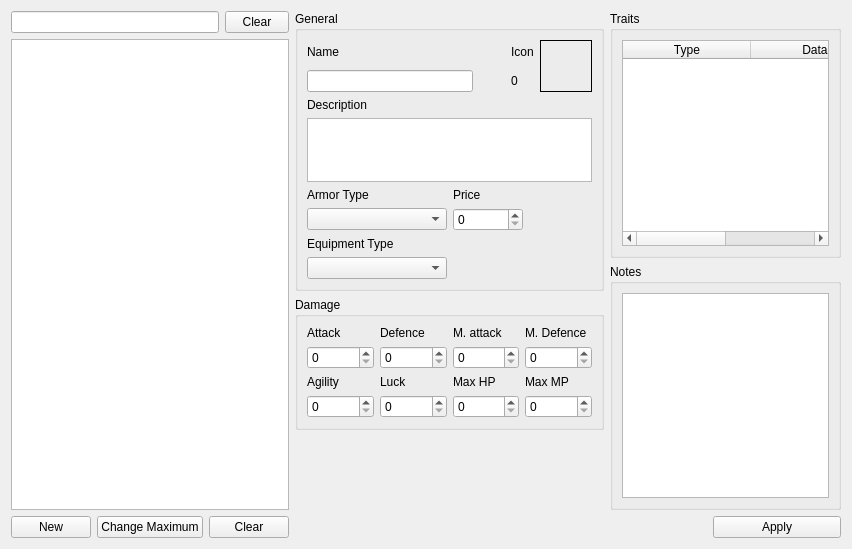
<?xml version="1.0" encoding="UTF-8"?>
<ui version="4.0">
 <class>ArmorsTab</class>
 <widget class="QWidget" name="ArmorsTab">
  <property name="geometry">
   <rect>
    <x>0</x>
    <y>0</y>
    <width>852</width>
    <height>549</height>
   </rect>
  </property>
  <property name="windowTitle">
   <string>Form</string>
  </property>
  <layout class="QHBoxLayout" name="horizontalLayout">
   <item>
    <layout class="QHBoxLayout" name="horizontalLayout_8" stretch="15,20,15">
     <item>
      <layout class="QVBoxLayout" name="armorTableLayout">
       <item>
        <layout class="QHBoxLayout" name="horizontalLayout_3">
         <item>
          <widget class="QLineEdit" name="armorNameFilter">
           <property name="sizePolicy">
            <sizepolicy hsizetype="Expanding" vsizetype="Fixed">
             <horstretch>0</horstretch>
             <verstretch>0</verstretch>
            </sizepolicy>
           </property>
          </widget>
         </item>
         <item>
          <widget class="QPushButton" name="armorClearFilterButton">
           <property name="maximumSize">
            <size>
             <width>64</width>
             <height>16777215</height>
            </size>
           </property>
           <property name="text">
            <string>Clear</string>
           </property>
          </widget>
         </item>
        </layout>
       </item>
       <item>
        <widget class="BaseTable" name="armorTable">
         <property name="sizePolicy">
          <sizepolicy hsizetype="Expanding" vsizetype="Expanding">
           <horstretch>0</horstretch>
           <verstretch>0</verstretch>
          </sizepolicy>
         </property>
         <property name="editTriggers">
          <set>QAbstractItemView::EditTrigger::NoEditTriggers</set>
         </property>
         <property name="alternatingRowColors">
          <bool>true</bool>
         </property>
         <property name="selectionMode">
          <enum>QAbstractItemView::SelectionMode::SingleSelection</enum>
         </property>
         <property name="selectionBehavior">
          <enum>QAbstractItemView::SelectionBehavior::SelectRows</enum>
         </property>
         <property name="sortingEnabled">
          <bool>true</bool>
         </property>
         <property name="wordWrap">
          <bool>false</bool>
         </property>
         <attribute name="horizontalHeaderHighlightSections">
          <bool>false</bool>
         </attribute>
         <attribute name="horizontalHeaderStretchLastSection">
          <bool>true</bool>
         </attribute>
         <attribute name="verticalHeaderVisible">
          <bool>false</bool>
         </attribute>
        </widget>
       </item>
       <item>
        <layout class="QHBoxLayout" name="horizontalLayout_4" stretch="1,2,1">
         <item>
          <widget class="QPushButton" name="armorNewButton">
           <property name="text">
            <string>New</string>
           </property>
          </widget>
         </item>
         <item>
          <widget class="QPushButton" name="armorChangeMaximumButton">
           <property name="text">
            <string>Change Maximum</string>
           </property>
          </widget>
         </item>
         <item>
          <widget class="QPushButton" name="armorClearButton">
           <property name="text">
            <string>Clear</string>
           </property>
          </widget>
         </item>
        </layout>
       </item>
      </layout>
     </item>
     <item>
      <layout class="QVBoxLayout" name="verticalLayout_7">
       <item>
        <widget class="QGroupBox" name="generalBox">
         <property name="title">
          <string>General</string>
         </property>
         <layout class="QVBoxLayout" name="verticalLayout_24">
          <item>
           <layout class="QHBoxLayout" name="horizontalLayout_15">
            <item>
             <layout class="QVBoxLayout" name="verticalLayout_25">
              <property name="rightMargin">
               <number>32</number>
              </property>
              <item>
               <widget class="QLabel" name="label_12">
                <property name="sizePolicy">
                 <sizepolicy hsizetype="Preferred" vsizetype="Preferred">
                  <horstretch>0</horstretch>
                  <verstretch>0</verstretch>
                 </sizepolicy>
                </property>
                <property name="text">
                 <string>Name</string>
                </property>
               </widget>
              </item>
              <item>
               <widget class="QLineEdit" name="armorNameEdit"/>
              </item>
             </layout>
            </item>
            <item>
             <layout class="QVBoxLayout" name="verticalLayout_26">
              <item>
               <widget class="QLabel" name="label_13">
                <property name="text">
                 <string>Icon</string>
                </property>
               </widget>
              </item>
              <item>
               <widget class="QLabel" name="armorIconIndexLabel">
                <property name="text">
                 <string>0</string>
                </property>
               </widget>
              </item>
             </layout>
            </item>
            <item>
             <widget class="QFrame" name="armorIconFrame">
              <property name="styleSheet">
               <string notr="true">QFrame#armorIconFrame { border: 1px solid black; }</string>
              </property>
              <property name="frameShape">
               <enum>QFrame::Shape::StyledPanel</enum>
              </property>
              <property name="frameShadow">
               <enum>QFrame::Shadow::Raised</enum>
              </property>
              <layout class="QHBoxLayout" name="horizontalLayout_16">
               <item>
                <widget class="QLabel" name="armorIconLabel">
                 <property name="minimumSize">
                  <size>
                   <width>32</width>
                   <height>32</height>
                  </size>
                 </property>
                 <property name="text">
                  <string/>
                 </property>
                 <property name="margin">
                  <number>0</number>
                 </property>
                </widget>
               </item>
              </layout>
             </widget>
            </item>
           </layout>
          </item>
          <item>
           <widget class="QLabel" name="label_14">
            <property name="text">
             <string>Description</string>
            </property>
           </widget>
          </item>
          <item>
           <widget class="QPlainTextEdit" name="armorDescEdit">
            <property name="sizePolicy">
             <sizepolicy hsizetype="Expanding" vsizetype="Preferred">
              <horstretch>0</horstretch>
              <verstretch>0</verstretch>
             </sizepolicy>
            </property>
            <property name="maximumSize">
             <size>
              <width>16777215</width>
              <height>64</height>
             </size>
            </property>
            <property name="verticalScrollBarPolicy">
             <enum>Qt::ScrollBarPolicy::ScrollBarAlwaysOff</enum>
            </property>
            <property name="horizontalScrollBarPolicy">
             <enum>Qt::ScrollBarPolicy::ScrollBarAlwaysOff</enum>
            </property>
            <property name="lineWrapMode">
             <enum>QPlainTextEdit::LineWrapMode::NoWrap</enum>
            </property>
           </widget>
          </item>
          <item>
           <layout class="QGridLayout" name="gridLayout_2" columnstretch="1,1">
            <item row="1" column="0">
             <widget class="QComboBox" name="armorTypeComboBox">
              <property name="currentIndex">
               <number>-1</number>
              </property>
             </widget>
            </item>
            <item row="3" column="0">
             <widget class="QComboBox" name="armorEquipmentTypeComboBox"/>
            </item>
            <item row="2" column="0">
             <widget class="QLabel" name="label_3">
              <property name="text">
               <string>Equipment Type</string>
              </property>
             </widget>
            </item>
            <item row="0" column="0">
             <widget class="QLabel" name="label_2">
              <property name="text">
               <string>Armor Type</string>
              </property>
             </widget>
            </item>
            <item row="0" column="1">
             <widget class="QLabel" name="label">
              <property name="text">
               <string>Price</string>
              </property>
             </widget>
            </item>
            <item row="1" column="1">
             <layout class="QHBoxLayout" name="horizontalLayout_2" stretch="1,1">
              <item>
               <widget class="QSpinBox" name="armorPriceSpinBox"/>
              </item>
              <item>
               <spacer name="horizontalSpacer">
                <property name="orientation">
                 <enum>Qt::Orientation::Horizontal</enum>
                </property>
                <property name="sizeHint" stdset="0">
                 <size>
                  <width>40</width>
                  <height>20</height>
                 </size>
                </property>
               </spacer>
              </item>
             </layout>
            </item>
           </layout>
          </item>
         </layout>
        </widget>
       </item>
       <item>
        <widget class="QGroupBox" name="damageBox">
         <property name="title">
          <string>Damage</string>
         </property>
         <layout class="QVBoxLayout" name="verticalLayout">
          <item>
           <layout class="QGridLayout" name="gridLayout">
            <item row="0" column="0">
             <widget class="QLabel" name="label_4">
              <property name="text">
               <string>Attack</string>
              </property>
             </widget>
            </item>
            <item row="0" column="2">
             <widget class="QLabel" name="label_7">
              <property name="text">
               <string>M. attack</string>
              </property>
             </widget>
            </item>
            <item row="3" column="0">
             <widget class="QSpinBox" name="armorDamageAgilitySpinBox"/>
            </item>
            <item row="0" column="1">
             <widget class="QLabel" name="label_6">
              <property name="text">
               <string>Defence</string>
              </property>
             </widget>
            </item>
            <item row="2" column="0">
             <widget class="QLabel" name="label_5">
              <property name="text">
               <string>Agility</string>
              </property>
             </widget>
            </item>
            <item row="1" column="0">
             <widget class="QSpinBox" name="armorDamageAttackSpinBox"/>
            </item>
            <item row="0" column="3">
             <widget class="QLabel" name="label_8">
              <property name="text">
               <string>M. Defence</string>
              </property>
             </widget>
            </item>
            <item row="1" column="1">
             <widget class="QSpinBox" name="armorDamageDefenseSpinBox"/>
            </item>
            <item row="1" column="2">
             <widget class="QSpinBox" name="armorDamageMAttackSpinBox"/>
            </item>
            <item row="1" column="3">
             <widget class="QSpinBox" name="armorDamageMDefenseSpinBox"/>
            </item>
            <item row="3" column="1">
             <widget class="QSpinBox" name="armorDamageLuckSpinBox"/>
            </item>
            <item row="3" column="2">
             <widget class="QSpinBox" name="armorDamageMaxHPSpinBox"/>
            </item>
            <item row="3" column="3">
             <widget class="QSpinBox" name="armorDamageMaxMPSpinBox"/>
            </item>
            <item row="2" column="1">
             <widget class="QLabel" name="label_9">
              <property name="text">
               <string>Luck</string>
              </property>
             </widget>
            </item>
            <item row="2" column="2">
             <widget class="QLabel" name="label_10">
              <property name="text">
               <string>Max HP</string>
              </property>
             </widget>
            </item>
            <item row="2" column="3">
             <widget class="QLabel" name="label_11">
              <property name="text">
               <string>Max MP</string>
              </property>
             </widget>
            </item>
           </layout>
          </item>
         </layout>
        </widget>
       </item>
       <item>
        <spacer name="verticalSpacer_2">
         <property name="orientation">
          <enum>Qt::Orientation::Vertical</enum>
         </property>
         <property name="sizeHint" stdset="0">
          <size>
           <width>20</width>
           <height>40</height>
          </size>
         </property>
        </spacer>
       </item>
      </layout>
     </item>
     <item>
      <layout class="QVBoxLayout" name="verticalLayout_27">
       <item>
        <widget class="QGroupBox" name="effectsBox">
         <property name="title">
          <string>Traits</string>
         </property>
         <layout class="QVBoxLayout" name="verticalLayout_28">
          <item>
           <widget class="QTableWidget" name="armorEffectsList">
            <property name="editTriggers">
             <set>QAbstractItemView::EditTrigger::NoEditTriggers</set>
            </property>
            <property name="selectionMode">
             <enum>QAbstractItemView::SelectionMode::SingleSelection</enum>
            </property>
            <property name="selectionBehavior">
             <enum>QAbstractItemView::SelectionBehavior::SelectRows</enum>
            </property>
            <attribute name="horizontalHeaderDefaultSectionSize">
             <number>128</number>
            </attribute>
            <attribute name="horizontalHeaderHighlightSections">
             <bool>false</bool>
            </attribute>
            <attribute name="horizontalHeaderStretchLastSection">
             <bool>true</bool>
            </attribute>
            <attribute name="verticalHeaderVisible">
             <bool>false</bool>
            </attribute>
            <column>
             <property name="text">
              <string>Type</string>
             </property>
            </column>
            <column>
             <property name="text">
              <string>Data</string>
             </property>
            </column>
           </widget>
          </item>
         </layout>
        </widget>
       </item>
       <item>
        <widget class="QGroupBox" name="notesBox">
         <property name="title">
          <string>Notes</string>
         </property>
         <layout class="QVBoxLayout" name="verticalLayout_29">
          <item>
           <widget class="QPlainTextEdit" name="armorNotes"/>
          </item>
         </layout>
        </widget>
       </item>
       <item>
        <layout class="QHBoxLayout" name="horizontalLayout_5">
         <item>
          <spacer name="horizontalSpacer_2">
           <property name="orientation">
            <enum>Qt::Orientation::Horizontal</enum>
           </property>
           <property name="sizeHint" stdset="0">
            <size>
             <width>40</width>
             <height>20</height>
            </size>
           </property>
          </spacer>
         </item>
         <item>
          <widget class="QPushButton" name="armorApplyButton">
           <property name="minimumSize">
            <size>
             <width>128</width>
             <height>0</height>
            </size>
           </property>
           <property name="text">
            <string>Apply</string>
           </property>
          </widget>
         </item>
        </layout>
       </item>
      </layout>
     </item>
    </layout>
   </item>
  </layout>
 </widget>
 <customwidgets>
  <customwidget>
   <class>BaseTable</class>
   <extends>QTableView</extends>
   <header>base_table.hpp</header>
  </customwidget>
 </customwidgets>
 <resources/>
 <connections/>
</ui>
